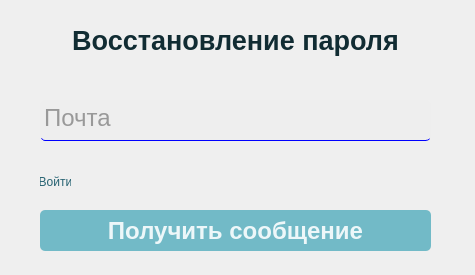
<?xml version="1.0" encoding="UTF-8"?>
<ui version="4.0">
 <class>HelpWindow</class>
 <widget class="QMainWindow" name="HelpWindow">
  <property name="geometry">
   <rect>
    <x>0</x>
    <y>0</y>
    <width>475</width>
    <height>275</height>
   </rect>
  </property>
  <property name="minimumSize">
   <size>
    <width>475</width>
    <height>275</height>
   </size>
  </property>
  <property name="maximumSize">
   <size>
    <width>475</width>
    <height>275</height>
   </size>
  </property>
  <property name="windowTitle">
   <string>MainWindow</string>
  </property>
  <widget class="QWidget" name="mainWidget">
   <widget class="QTextEdit" name="Email">
    <property name="geometry">
     <rect>
      <x>40</x>
      <y>100</y>
      <width>391</width>
      <height>41</height>
     </rect>
    </property>
    <property name="font">
     <font>
      <pointsize>18</pointsize>
     </font>
    </property>
    <property name="cursor" stdset="0">
     <cursorShape>IBeamCursor</cursorShape>
    </property>
    <property name="styleSheet">
     <string notr="true">QTextEdit {
	border: none;border-radius: 5px;border-bottom: 1px solid blue;background: #eee;color: #444;
}

QTextEdit:hover {
	background: white;color: #111;
}
</string>
    </property>
    <property name="html">
     <string>&lt;!DOCTYPE HTML PUBLIC &quot;-//W3C//DTD HTML 4.0//EN&quot; &quot;http://www.w3.org/TR/REC-html40/strict.dtd&quot;&gt;
&lt;html&gt;&lt;head&gt;&lt;meta name=&quot;qrichtext&quot; content=&quot;1&quot; /&gt;&lt;style type=&quot;text/css&quot;&gt;
p, li { white-space: pre-wrap; }
&lt;/style&gt;&lt;/head&gt;&lt;body style=&quot; font-family:'MS Shell Dlg 2'; font-size:18pt; font-weight:400; font-style:normal;&quot;&gt;
&lt;p style=&quot;-qt-paragraph-type:empty; margin-top:0px; margin-bottom:0px; margin-left:0px; margin-right:0px; -qt-block-indent:0; text-indent:0px;&quot;&gt;&lt;br /&gt;&lt;/p&gt;&lt;/body&gt;&lt;/html&gt;</string>
    </property>
    <property name="placeholderText">
     <string>Почта</string>
    </property>
   </widget>
   <widget class="QLabel" name="Label">
    <property name="geometry">
     <rect>
      <x>40</x>
      <y>20</y>
      <width>391</width>
      <height>41</height>
     </rect>
    </property>
    <property name="font">
     <font>
      <pointsize>20</pointsize>
      <weight>75</weight>
      <bold>true</bold>
     </font>
    </property>
    <property name="styleSheet">
     <string notr="true">QLabel {
	color: #112c33;font-weight:bold;
}</string>
    </property>
    <property name="text">
     <string>Восстановление пароля</string>
    </property>
    <property name="alignment">
     <set>Qt::AlignCenter</set>
    </property>
   </widget>
   <widget class="QPushButton" name="SendMail">
    <property name="geometry">
     <rect>
      <x>40</x>
      <y>210</y>
      <width>391</width>
      <height>41</height>
     </rect>
    </property>
    <property name="font">
     <font>
      <pointsize>18</pointsize>
      <weight>75</weight>
      <bold>true</bold>
     </font>
    </property>
    <property name="cursor">
     <cursorShape>PointingHandCursor</cursorShape>
    </property>
    <property name="styleSheet">
     <string notr="true">QPushButton {
	background: #72bac7;color: #edf7f9;font-weight: bold;border-radius: 5px;
}

QPushButton:hover {
	background: #65b4c3;
}

QPushButton:pressed {
	background: #7ec0cc;
}
</string>
    </property>
    <property name="text">
     <string>Получить сообщение</string>
    </property>
   </widget>
   <widget class="QPushButton" name="LoginBtn">
    <property name="geometry">
     <rect>
      <x>40</x>
      <y>170</y>
      <width>31</width>
      <height>23</height>
     </rect>
    </property>
    <property name="styleSheet">
     <string notr="true">QPushButton {
 background: rgba(0, 0, 0, 0);
border: none;
color: #276372;
}</string>
    </property>
    <property name="text">
     <string>Войти</string>
    </property>
   </widget>
  </widget>
 </widget>
 <resources/>
 <connections/>
</ui>
